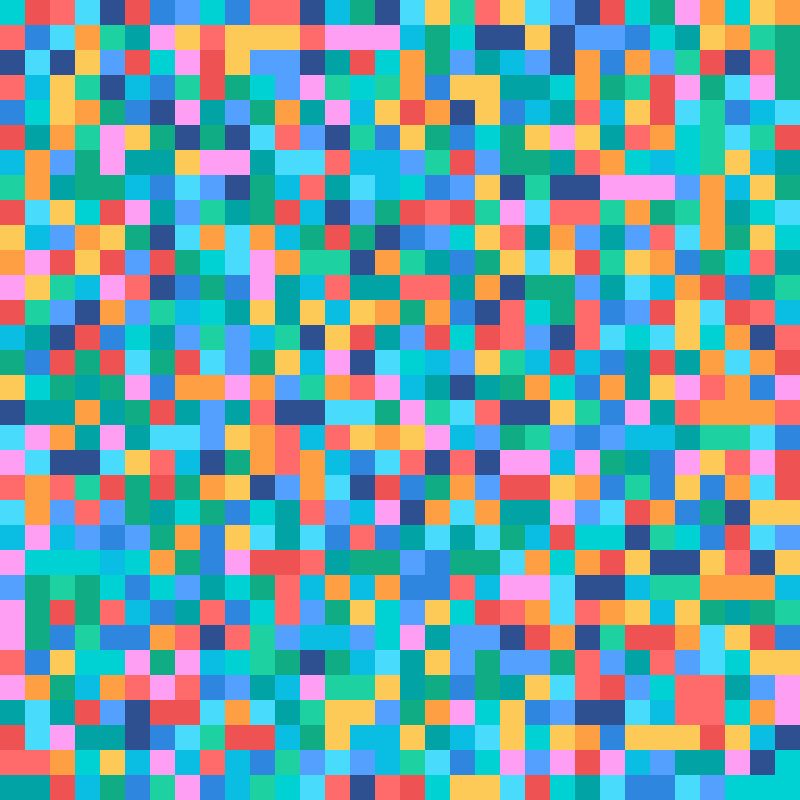
Frame 1 (no input)
Frame 60 (the mouse pressed at the canvas centre just before this capture): identical to frame 1, image omitted
Frame 120 (the mouse held since frame 60 and released just before this capture): identical to frame 1, image omitted

The Processing sketch that drew this single still picture (run headless with seeded random() and noise(); from frame 60 on, the mouse is pressed at the canvas centre):

// Processing sketch: MultiColor_Grid
// ── MultiColor_Grid.pde
//Multi-Coloured Grid
//Shafin
//CS30
//
//A sketch which displays random colors in a grid. The grid size can be changed with left and right mouse
//buttons. As well pressing any keyboard key will recolor the grid tiles.

/*Variables*/
//rectangle x y , width height
float x = 0;
float y = 0;
int w = 25;
int h = 25;

//color scheme array
color[] c = {
    //change these to whatever
    color(255, 159, 243), 
    color(254, 202, 87),
    color(255, 159, 67),
    color(255, 107, 107),
    color(238, 82, 83),
    color(72, 219, 251),
    color(10, 189, 227),
    color(29, 209, 161),
    color(16, 172, 132),
    color(0, 210, 211),
    color(1, 163, 164),
    color(84, 160, 255),
    color(46, 134, 222),
    color(46, 80, 144), //YInMn Blue
};

void setup(){
    size(800,800);
    noStroke();
    colorGrid();
}

void draw(){
    //its empty and the program doest run without it so....
}

void colorGrid(){
    background(255);
    //randomSeed(0); //return the same pseudo-random numbers each time the software is run.
    for(x = 0; x < (width/w); x++){
        for(y = 0; y < (height/h); y++){
            fill(c[(int)random(c.length)]); //convert float to int and choose random color from arr.length
            rect(x*w, y*h, w, h);
        }
    }
}

void mousePressed() {
  //decrease size of boxes with right button and ensure box xize does not decrease below 1
  if (mouseButton == LEFT && w >= 6 && h >= 6) {
    w -= 5;
    h -= 5;
    //ensure the boxes fit by finding a smaller size divisible by the width or height
    while (width%w != 0) {
      w--;
    }
    while (height%h != 0) {
      h--;
    }
    colorGrid();
  }

  //decrease size of boxes with right button and ensure box xize does not increase more than canvas size
  if (mouseButton == RIGHT && w <= width-5 && h <= height-5) {
    w +=5;
    h += 5;
    //ensure the boxes fit by finding a bigger size divisible by the width or height
    while (width%w != 0) {
      w++;
    }
    while (height%h != 0) {
      h++;
    }
    colorGrid();
  }
}

void keyPressed(){
    colorGrid();
}
